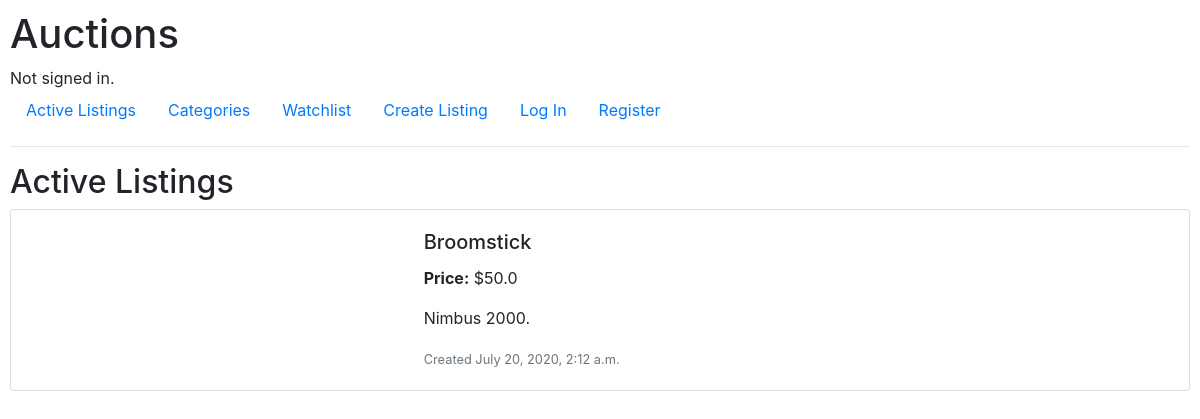
The app's page /, older data.
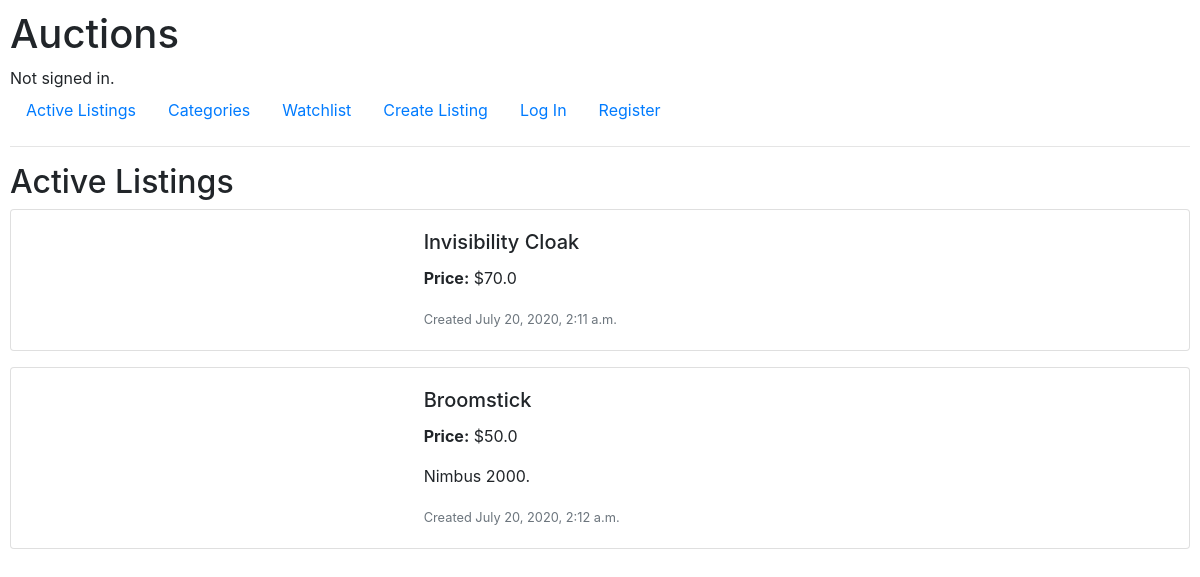
The same page, newer data.
### auctions/models.py (models this page shows)
class Listing(models.Model):
    title = models.CharField(max_length=64)
    starting_bid = models.FloatField()
    description = models.CharField(max_length=256, blank=True)
    date_created = models.DateTimeField(auto_now_add=True)
    image = models.CharField(max_length=2550, blank=True)
    category = models.CharField(max_length=64, blank=True)
    listed_by = models.ForeignKey(User, on_delete=models.CASCADE)
    is_active = models.BooleanField(default=True)

### auctions/views.py (the view)
# urls.py: path("", views.index, name="index"),
def index(request):
    active_listings = [i for i in Listing.objects.all() if i.is_active == True]
    return render(request, "auctions/index.html", {
            "listings": active_listings
    })

### auctions/templates/auctions/index.html (shortened to what this page needs)
{% extends "auctions/layout.html" %}
{% block body %}
    <h2>Active Listings</h2>
    {% for listing in listings %}
    <div class="card mb-3">
        <div class="row no-gutters">
            <div class="col-md-4">
            </div>
            <div class="col-md-8">
                <div class="card-body">
                    <h5 class="card-title"> {{ listing.title }} </h5>
                    <p class="card-text"> <b>Price:</b> ${{ listing.starting_bid }} </p>
                    <p class="card-text"> {{ listing.description }} </p>
                    <p class="card-text"><small class="text-muted">Created {{ listing.date_created }} </small></p>
                </div>
            </div>
        </div>
    </div>
    {% endfor %}
{% endblock %}

Row changes from the older to the newer data that the page shows:
now on this page (row edited): Listing: title "Invisibility Cloak", starting_bid "70.0", date_created "July 20, 2020, 2:11 a.m."
